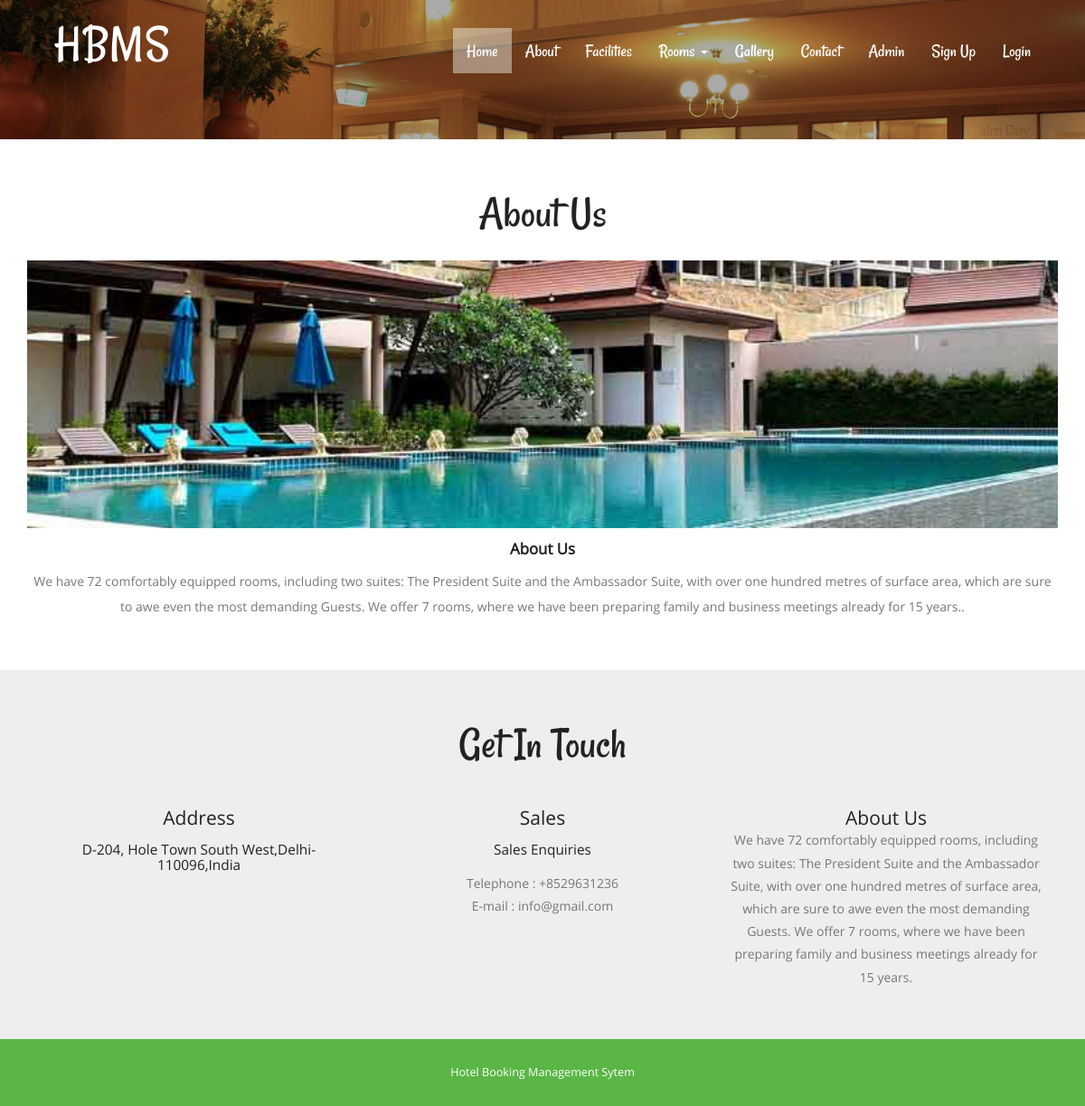
Page /about.php on the committed database.
### tables this page shows
CREATE TABLE `tblpage` (
  `ID` int(10) NOT NULL,
  `PageType` varchar(120) DEFAULT NULL,
  `PageTitle` varchar(200) DEFAULT NULL,
  `PageDescription` mediumtext DEFAULT NULL,
  `Email` varchar(120) DEFAULT NULL,
  `MobileNumber` bigint(10) DEFAULT NULL,
  `UpdationDate` timestamp NULL DEFAULT NULL ON UPDATE current_timestamp()
);

### src/about.php (the view, shortened to what this page needs)
<?php
include('includes/dbconnection.php');
?>
<!DOCTYPE HTML>
<html>
<head>
<link href="css/bootstrap.css" rel="stylesheet" type="text/css" media="all">
<link href="css/style.css" rel="stylesheet" type="text/css" media="all" />
</head>
<body>
			<div class="header head-top">
				<div class="container">
	<?php include_once('includes/header.php');?>
		</div>
</div>
		<div class="content">
			<div class="about-section">
			<div class="container">
				<?php
$sql="SELECT * from tblpage where PageType='aboutus'";
$query = $dbh -> prepare($sql);
$query->execute();
$results=$query->fetchAll(PDO::FETCH_OBJ);
$cnt=1;
if($query->rowCount() > 0)
{
foreach($results as $row)
{               ?>
				<h2><?php  echo htmlentities($row->PageTitle);?></h2>
				<img src="images/p1.jpg" class="img-responsive" alt="/">
				<h5><?php  echo htmlentities($row->PageTitle);?></h5>
				<p><?php  echo htmlentities($row->PageDescription);?>.</p>
				<?php $cnt=$cnt+1;}} ?>
			</div>
		</div>
		<?php include_once('includes/getintouch.php');?>
			</div>
					<?php include_once('includes/footer.php');?>
</body>
</html>

### src/includes/getintouch.php
<div class="touch-section">
					<div class="container">
						<h3>get in touch</h3>
						<div class="touch-grids">
							<?php
$sql="SELECT * from tblpage where PageType='contactus'";
$query = $dbh -> prepare($sql);
$query->execute();
$results=$query->fetchAll(PDO::FETCH_OBJ);
$cnt=1;
if($query->rowCount() > 0)
{
foreach($results as $row)
{               ?>
							<div class="col-md-4 touch-grid">
								<h4>address</h4>
								<h5><?php  echo htmlentities($row->PageDescription);?></h5>
							</div>
							<div class="col-md-4 touch-grid">
								<h4>Sales</h4>
								<h5>Sales Enquiries</h5>
								<p>Telephone : +<?php  echo htmlentities($row->MobileNumber);?></p>
							<p>E-mail : <?php  echo htmlentities($row->Email);?></p>
							</div><?php $cnt=$cnt+1;}} ?>
							<div class="col-md-4 touch-grid">
								<?php
$sql="SELECT * from tblpage where PageType='aboutus'";
$query = $dbh -> prepare($sql);
$query->execute();
$results=$query->fetchAll(PDO::FETCH_OBJ);
$cnt=1;
if($query->rowCount() > 0)
{
foreach($results as $row)
{               ?>
							<h4><?php  echo htmlentities($row->PageTitle);?></h4>
								<p><?php  echo htmlentities($row->PageDescription);?></p>
							</div><?php $cnt=$cnt+1;}} ?>
							<div class="clearfix"></div>
						</div>
					</div>
					</div>

### src/css/style.css (style rules this page uses)
h1,h2,h3,h4,h5,h6 { padding:0 0; margin:0 0; }
p { padding:0 0; margin:0 0; }
body { padding:0 0; margin:0 0; font-family: 'OpenSans-Regular' }
.header { background:url(../images/banner1.jpg) no-repeat 0px 0px; background-size:cover; -webkit-background-size: cover; -moz-background-size: cover; -o-background-size: cover; -ms-background-size: cover; min-height:764px; padding-bottom: 4em; }
.touch-section { padding: 4em 0; text-align: center; background-color: #eee; }
.touch-grids { margin-top: 3em; }
.touch-grid h4 { font-size: 1.5em; color: #222; text-transform: capitalize; }
.touch-section h3 { font-size: 3.5em; text-transform: capitalize; font-family: 'Rancho-Regular'; color: #222; }
.touch-grid h5 { font-size: 1.1em; padding: 1em 0; color: #222; }
.touch-grid p { font-size: 1em; line-height: 1.8em; color: #777; }
.head-top { min-height: 115px !important; }
.about-section { padding:4em 0; text-align:center; }
.about-section h2 { font-size: 3.5em; text-transform: capitalize; font-family: 'Rancho-Regular'; color: #222; margin-bottom: 0.5em; }
.about-section img { width: 100%; }
.about-section h5 { font-size: 1.2em; text-transform: capitalize; color: #222; margin: 0.8em 0; font-weight: 600; }
.about-section p { font-size: 1em; line-height: 2em; color: #777; }
@media (max-width:1440px) { .header { min-height: 679px; } }
@media (max-width:1366px) { .header { min-height: 652px; } }
@media (max-width:1280px) { .header { min-height: 602px; } }

### rows in the picture
tblpage: PageTitle "About Us", PageDescription "We have 72 comfortably equipped rooms, including two suites: The President Suite and the Ambassador Suite, with over one hundred metres of surface area, which are sure to awe even the most demanding Guests. We offer 7 rooms, where we have been preparing family and business meetings already for 15 years."
tblpage: PageDescription "D-204, Hole Town South West,Delhi-110096,India", MobileNumber "8529631236", Email "info@gmail.com"
